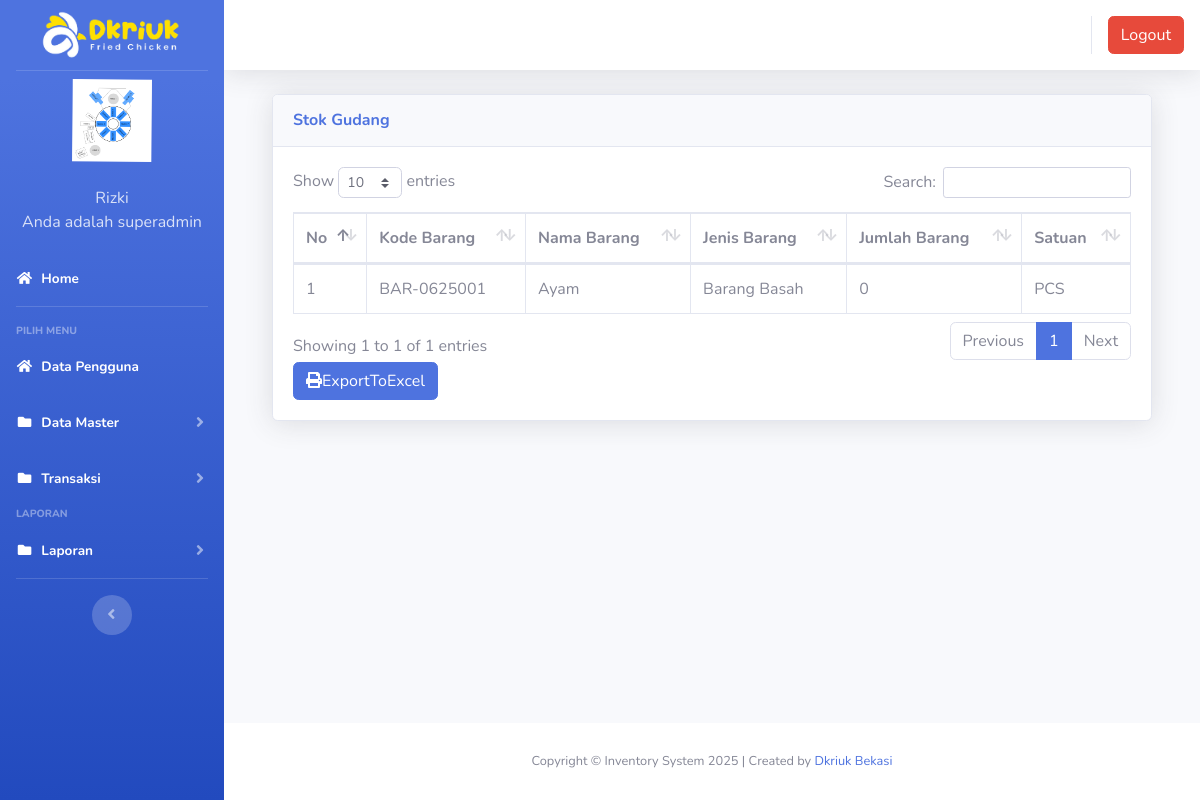
Page /index3.php?page=laporan_gudang (signed in) on the earlier database version.
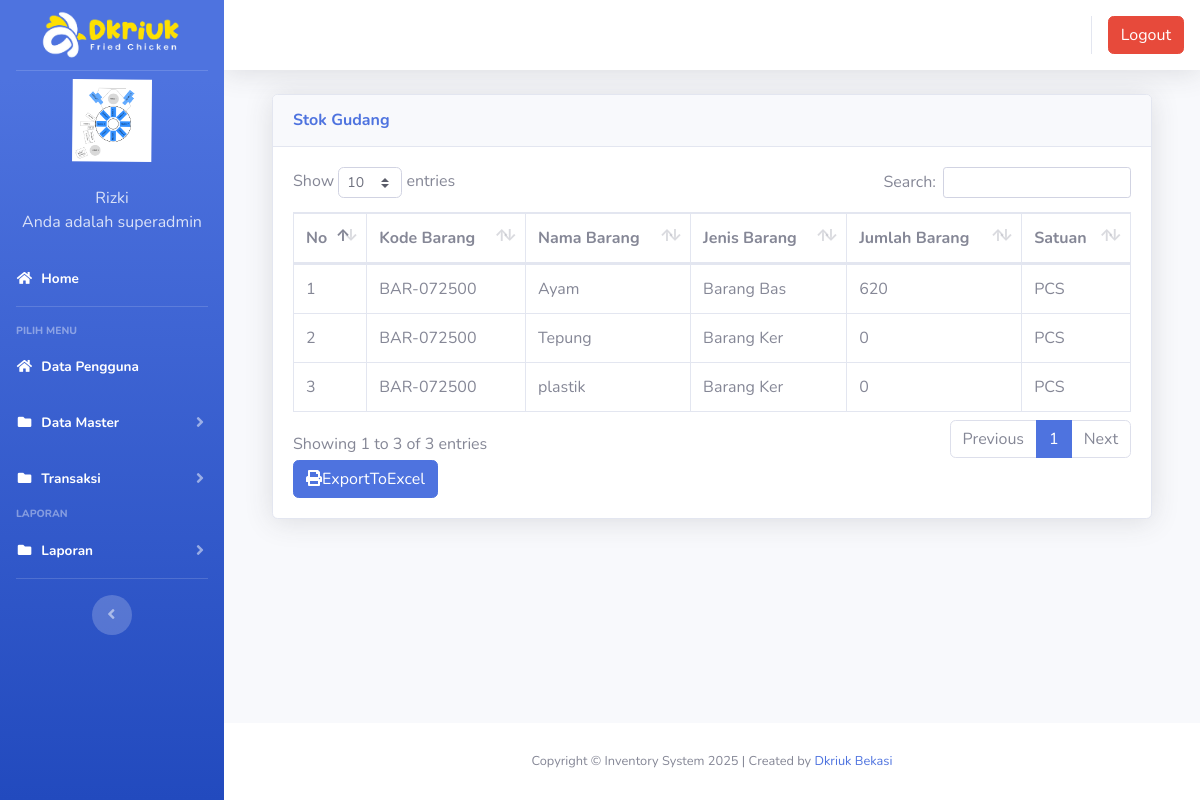
Same page on the later database version.
### tables this page shows
CREATE TABLE IF NOT EXISTS `gudang` (
  `id` int(11) NOT NULL AUTO_INCREMENT,
  `kode_barang` varchar(10) NOT NULL,
  `nama_barang` varchar(50) NOT NULL,
  `jenis_barang` varchar(10) NOT NULL,
  `jumlah` int(11) NOT NULL DEFAULT 0,
  `satuan` varchar(10) NOT NULL,
  PRIMARY KEY (`id`)
);

### page/laporan/laporan_gudang.php (the view, shortened to what this page needs)
<div class="container-fluid">
  <div class="card shadow mb-4">
    <div class="card-header py-3">
      <h6 class="m-0 font-weight-bold text-primary">Stok Gudang</h6>
    </div>
    <div class="card-body">
      <div class="table-responsive">
        <table class="table table-bordered" id="dataTable" width="100%" cellspacing="0">
        <thead>
                                <tr>
			<th>No</th>
			<th>Kode Barang</th>
			<th>Nama Barang</th>
			<th>Jenis Barang</th>
			<th>Jumlah Barang</th>
			<th>Satuan</th>
                                </tr>
		</thead>
          <tbody>
            <?php
	$no = 1;
	$sql = $koneksi->query("select * from gudang");
	while ($data = $sql->fetch_assoc()) {
	?>
                                <tr>
                                    <td><?php echo $no++; ?></td>
			<td><?php echo $data['kode_barang'] ?></td>
			<td><?php echo $data['nama_barang'] ?></td>
			<td><?php echo $data['jenis_barang'] ?></td>
			<td><?php echo $data['jumlah'] ?></td>
			<td><?php echo $data['satuan'] ?></td>
                                </tr>
	<?php }?>
		   </tbody>
                        </table>
<a href="page/laporan/export_laporan_gudang_excel.php"  class="btn btn-primary" style="margin-top:8 px"><i class="fa fa-print"></i>ExportToExcel</a>
      </div>
    </div>
  </div>
</div>

Differences in the rows shown:
removed gudang: kode_barang "BAR-0625001", nama_barang "Ayam", jenis_barang "Barang Basah", jumlah "0", satuan "PCS"
added gudang: kode_barang "BAR-072500", nama_barang "Ayam", jenis_barang "Barang Bas", jumlah "620", satuan "PCS"
added gudang: kode_barang "BAR-072500", nama_barang "Tepung", jenis_barang "Barang Ker", jumlah "0", satuan "PCS"
added gudang: kode_barang "BAR-072500", nama_barang "plastik", jenis_barang "Barang Ker", jumlah "0", satuan "PCS"
Other differences:
text written by a page script: "Show entries Search: Showing 1 to 1 of 1 entries Previous 1 Next" → "Show entries Search: Showing 1 to 3 of 3 entries Previous 1 Next"
